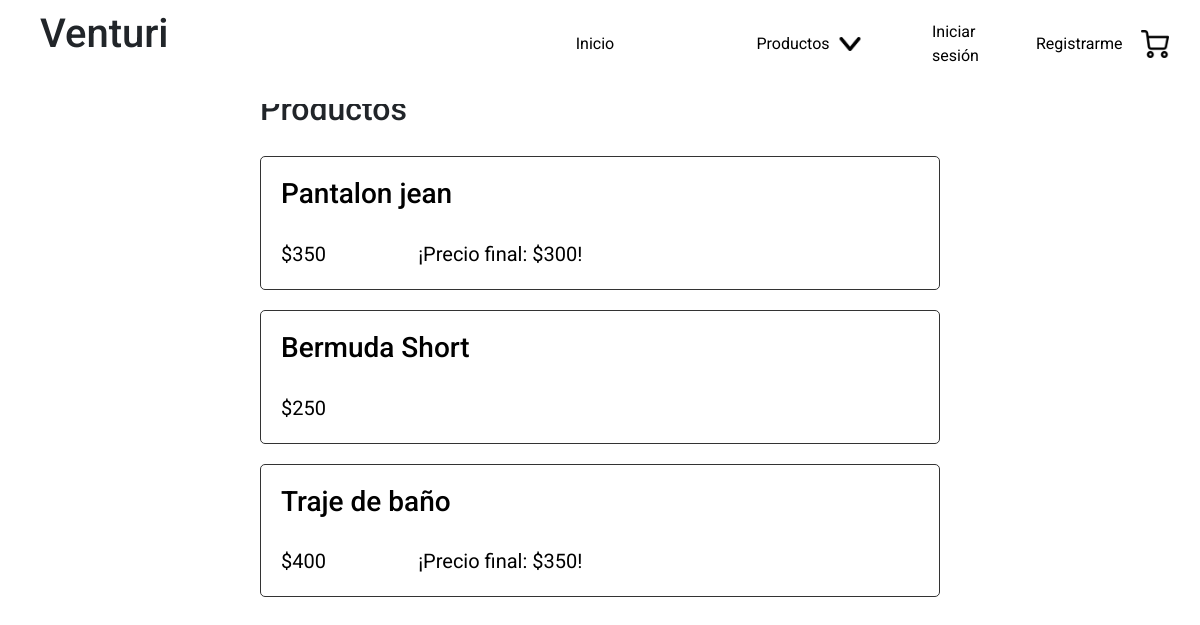
/index.php?section=products, run on an earlier commit of the app's database.
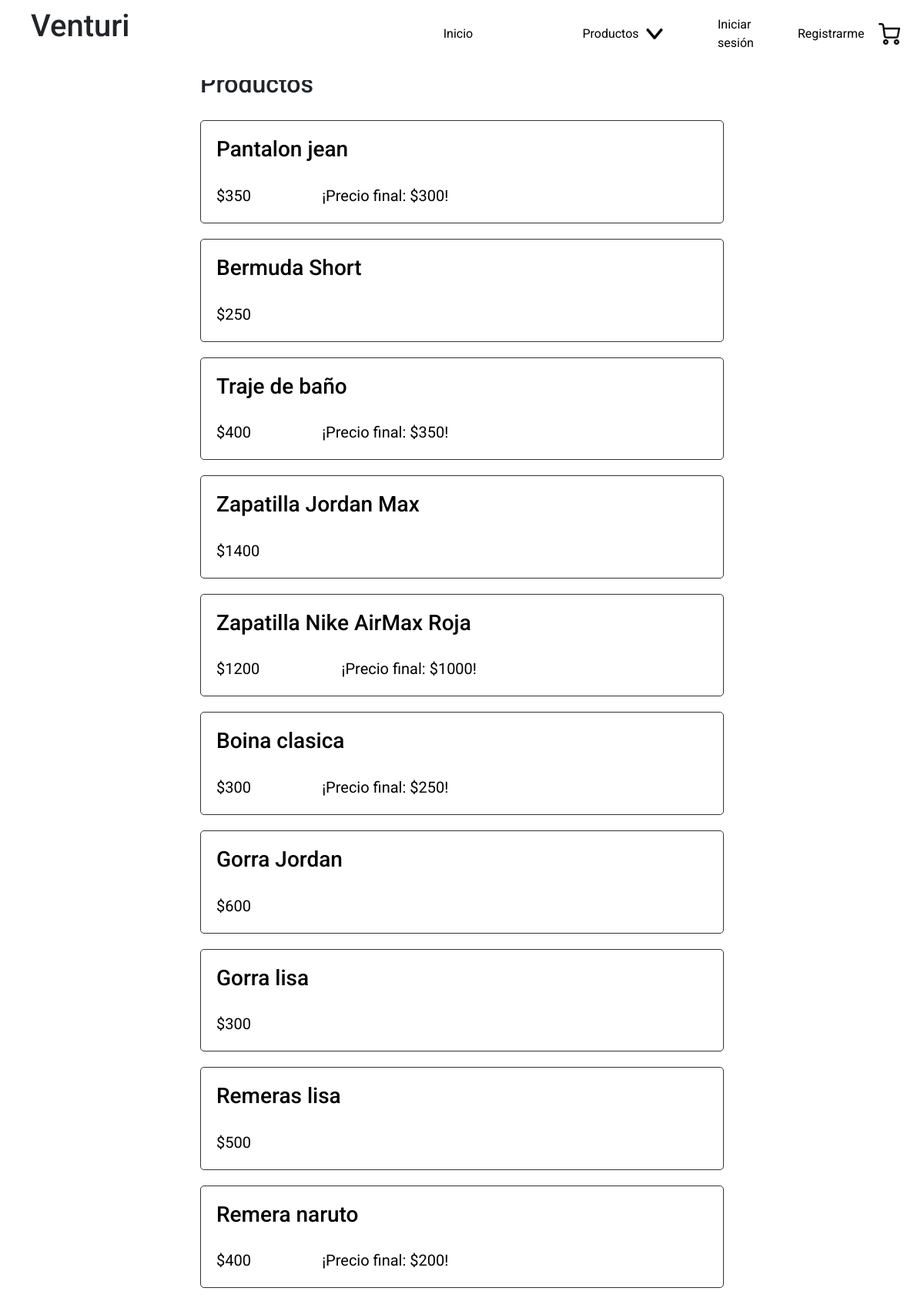
And on a later commit of the database.
### tables this page shows
CREATE TABLE IF NOT EXISTS products (
    id int UNSIGNED NOT NULL AUTO_INCREMENT,
    title varchar(100) NOT NULL,
    description text(1000),
    price int NOT NULL DEFAULT 0,
    discount int DEFAULT NULL,
    stock int NOT NULL DEFAULT 0,
    created_at TIMESTAMP NOT NULL DEFAULT CURRENT_TIMESTAMP,
    updated_at TIMESTAMP NOT NULL DEFAULT CURRENT_TIMESTAMP,
    PRIMARY KEY (id)
);

### back/config/functions/sql.php (called while the page is built, shortened)
<?php
function select($query){
global $cnx;
$matchs = [];
$rta = mysqli_query($cnx, $query);
if(mysqli_num_rows($rta) > 0){
    while($match = mysqli_fetch_assoc($rta)):
        $matchs[] = $match;
    endwhile;
}
return $matchs;
}

### back/config/arrays.php (called while the page is built, shortened)
<?php
$views = ['home', 'register', 'login', 'product', 'products', 'profile', 'purchase', 'purchaseFinished', 'myPurchases'];

### site/views/products.php (the view, shortened to what this page needs)
<?php
    $products = [];
    $category = (empty($_GET['category'])) ? null : $_GET['category'];
    if(is_null($category)){
        $querySelectProducts = <<<SELECTPRODUCTS
        SELECT * FROM products
        SELECTPRODUCTS;
    }
    $rtaSelectProducts = select($querySelectProducts);
    if(count($rtaSelectProducts) > 0){
        $querySelectPhotos = <<<SELECTPHOTOS
        SELECT * FROM products_photos
        SELECTPHOTOS;
        $rtaSelectPhotos = select($querySelectPhotos);
        for ($i=0; $i < count($rtaSelectProducts); $i++) {
            $products[$i]["id"] = $rtaSelectProducts[$i]["id"];
            $products[$i]["title"] = $rtaSelectProducts[$i]["title"];
            $products[$i]["price"] = $rtaSelectProducts[$i]["price"];
            $products[$i]["discount"] = $rtaSelectProducts[$i]["discount"];
            if(count($rtaSelectPhotos) > 0){
                for ($j=0; $j < count($rtaSelectPhotos); $j++) {
                    if($rtaSelectPhotos[$j]["products_id"] == $rtaSelectProducts[$i]["id"]){
                        $products[$i]["images"][$j]["id"] = $rtaSelectPhotos[$j]["id"];
                        $products[$i]["images"][$j]["image"] = $rtaSelectPhotos[$j]["image"];
                        $products[$i]["images"][$j]["products_id"] = $rtaSelectPhotos[$j]["products_id"];
                    }
                }
            }
        }
    }else{
        $products = NULL;
    }
?>
<section id="products">
    <?php if(!is_null($products)): ?>
        <div>
            <h2>Productos<?= (!is_null($category)) ? ' - '.$category : '' ?></h2>
        </div>
        <ul>
            <?php for ($i=0; $i < count($products); $i++): ?>
                <li>
                    <a href="index.php?section=product&id=<?= $products[$i]["id"] ?>">
                        <div>
                            <h3><?= $products[$i]["title"] ?></h3>
                            <div>
                                <p>$<?= $products[$i]["price"] ?></p>
                                <?php if(isset($products[$i]["discount"]) && $products[$i]["discount"] > 0): ?>
                                    <p>¡Precio final: $<?= $products[$i]["discount"] ?>!</p>
                                <?php endif; ?>
                            </div>
                        </div>
                    </a>
                </li>
            <?php endfor; ?>
        </ul>
    <?php else: ?>
        <div>
            <p>Todavia no se subieron productos.</p>
        </div>
    <?php endif; ?>
</section>

### index.php (shortened to what this page needs)
<?php
require("./back/config/config.php");
require("./back/config/arrays.php");
require("./back/config/functions/sql.php");
$section = $_GET["section"] ?? "home";
?>
<!DOCTYPE html>
<html lang="es">
<head>
	<link rel="stylesheet" href="https://maxcdn.bootstrapcdn.com/bootstrap/4.0.0/css/bootstrap.min.css">
	<link rel="stylesheet" href="./site/css/index.css">
	<link rel="stylesheet" href="./site/css/header/header.css">
	<link rel="stylesheet" href="./site/css/header/navMenu.css">
	<link rel="stylesheet" href="./site/css/header/subMenuProducts.css">
	<link rel="stylesheet" href="./site/css/header/subMenuUser.css">
	<link rel="stylesheet" href="./site/css/header/subMenuShoppingCart.css">
	<link rel="stylesheet" href="./site/css/views/register.css">
	<link rel="stylesheet" href="./site/css/views/login.css">
	<link rel="stylesheet" href="./site/css/views/home.css">
	<link rel="stylesheet" href="./site/css/views/product.css">
	<link rel="stylesheet" href="./site/css/views/profile.css">
	<link rel="stylesheet" href="./site/css/views/myPurchases.css">
	<link rel="stylesheet" href="./site/css/views/purchase.css">
	<link rel="stylesheet" href="./site/css/views/purchaseFinished.css">
	<link rel="stylesheet" href="./site/css/views/panel/panel.css">
	<link rel="stylesheet" href="./site/css/views/panel/categories.css">
	<link rel="stylesheet" href="./site/css/views/panel/users.css">
	<link rel="stylesheet" href="./site/css/views/panel/products.css">
	<link rel="stylesheet" href="./site/css/views/panel/productEdit.css">
	<link rel="stylesheet" href="./site/css/views/panel/productCreate.css">
	<link rel="stylesheet" href="./site/css/components/input.css">
	<link rel="stylesheet" href="./site/css/components/editPhotosInput.css">
</head>
<body>
	<?php
		require_once("./site/components/header/header.php");
	?>
	<main>
		<?php
		if (in_array($section, $views) && $section !== 'panel'){
			require_once("./site/views/$section.php");
		}else if($section === 'panel'){
			require_once("./site/views/panel/index.php");
		}else{
			require_once("./site/views/error.php");
		}
		?>
	</main>
</body>
</html>

### site/components/header/header.php (shortened to what this page needs)
<header class="fixed-top">
    <div>
        <h1><?= Site_Name; ?></h1>
    </div>
    <?php require_once("./site/components/header/navMenu.php"); ?>
</header>

### site/components/header/navMenu.php
<nav id="navMenu">
    <ul>
        <li><a href="index.php?section=home">Inicio</a></li>
        <?php
            require_once('./site/components/header/submenus/products.php');
            require_once('./site/components/header/submenus/user.php');
            require_once('./site/components/header/submenus/shoppingCart.php');
        ?>
    </ul>
</nav>

### site/components/header/submenus/products.php (shortened to what this page needs)
<?php
    $categories = [];
    $querySelectCategories = <<<SELECTCATEGORIES
    SELECT * FROM categories;
    SELECTCATEGORIES;
    $rtaSelectCategories = select($querySelectCategories);
    if(count($rtaSelectCategories) > 0){
        $categories = $rtaSelectCategories;
    }
?>
<li id="products-submenu">
    <div>
        <a href="index.php?section=products"><span>Productos</span></a>
        <?php if(count($categories) > 0): ?>
        <button id="DisplayProductSubMenuBtn">Abrir menú</button>
        <?php endif; ?>
    </div>
</li>

### site/components/header/submenus/user.php (shortened to what this page needs)
<li id="user-submenu">
    <?php if(!isset($_SESSION['user']['id'])): ?>
        <div>
            <ul>
                <li><a href="index.php?section=login">Iniciar sesión</a></li>
                <li><a href="index.php?section=register">Registrarme</a></li>
            </ul>
        </div>
    <?php endif; ?>
</li>

### site/components/header/submenus/shoppingCart.php (shortened to what this page needs)
<li id="shoppingCart-submenu">
    <div>
        <button id="DisplayShoppingCartSubMenuBtn"><span>Carrito de compras</span><span id="ShoppingCartSubMenuIconSpan"></span></button>
    </div>
</li>

### site/css/index.css (style rules this page uses)
* { margin: 0; padding: 0; font-family: 'Roboto', sans-serif; box-sizing: border-box; }
body { max-width: 1920px; margin-left: auto; margin-right: auto; }
main { padding-top: 80px; max-width: 900px; margin-left: auto; margin-right: auto; }
p { margin-bottom: 0!important; }

### site/css/header/header.css (style rules this page uses)
header { width: 100%; height: 60px; position: fixed; background-color: white; max-width: 1920px; }
header a { display: block; width: 100%; text-decoration: none; color: black; }
header >div:first-of-type { width: 100%; height: 60px; padding: 10px; display: grid; grid-template-columns: 40px 1fr 40px; }
header >div:first-of-type >h1 { display: flex; align-self: center; justify-self: center; }
@media (min-width: 600px) { header { height: fit-content; display: grid; grid-template-columns: 1fr 1.5fr; padding-left: 30px; padding-right: 30px; } }
@media (min-width: 600px) { header >div { height: fit-content; grid-template-columns: 1fr!important; } }
@media (min-width: 600px) { header >div >h1 { justify-self: flex-start!important; } }

### site/css/header/navMenu.css (style rules this page uses)
#navMenu { width: 100%; height: calc(100vh - 60px); position: absolute; z-index: 2; background-color: rgba(0,0,0, 0.5); transform: translateX(-100%); transition: all 1s; }
#navMenu >ul { width: 80%; height: calc(100vh - 60px); padding: 10px; list-style: none; background-color: white; }
#navMenu >ul >li { width: 100%; display: block; padding: 10px; }
@media (min-width: 600px) { header >nav { height: fit-content!important; position: static!important; transform: translateX(0)!important; background-color: white!important; } }
@media (min-width: 600px) { #navMenu >ul { width: 100%!important; height: fit-content!important; padding: 0!important; display: grid; grid-template-columns: 1fr 1fr 1fr 30px; grid-template-rows: 1fr; float: right; } }
@media (min-width: 600px) { #navMenu >ul >li { width: fit-content!important; display: flex!important; align-self: center; justify-self: center; } }

### site/css/header/subMenuProducts.css (style rules this page uses)
#products-submenu { width: 100%; height: fit-content; list-style: none; }
#products-submenu >div { width: 100%; display: grid; grid-template-columns: 1fr 40px; grid-template-rows: 1fr; }
#products-submenu >div >a { width: 100%; display: grid; grid-template-rows: 1fr; grid-template-columns: 1fr; }
#products-submenu >div >a >span { width: fit-content; height: fit-content; display: flex; align-self: center; justify-self: flex-start; }
#products-submenu >div >button { background-color: transparent; height: 30px; width: 30px; border: 1px solid transparent; background-image: url('../../images/arrow-down.png'); background-repeat: no-repeat; background-position: center; background-size: contain; font-size: 0; }
@media (min-width: 600px) { #products-submenu >div >button { display: flex!important; align-self: center; justify-self: center; } }

### site/css/header/subMenuUser.css (style rules this page uses)
#user-submenu { width: 100%; height: fit-content; list-style: none; }
#user-submenu >div { width: 100%; }
#user-submenu >div >ul { list-style: none; }
#user-submenu >div >ul li { width: 100%; }
#user-submenu >div >ul >li >a { width: 100%; display: block; padding: 10px 0 10px 0; }
#user-submenu >div >ul >li:first-of-type >a { padding-top:0; }
@media (min-width: 600px) { #user-submenu >div >ul { display: grid; grid-template-columns: 1fr 1fr; grid-template-rows: 1fr; grid-gap: 10px; } }
@media (min-width: 600px) { #user-submenu >div >ul >li { display: flex; align-self: center; justify-self: center; } }
@media (min-width: 600px) { #user-submenu >div >ul >li:first-of-type >a { padding-top: 10px; } }

### site/css/header/subMenuShoppingCart.css (style rules this page uses)
#shoppingCart-submenu { width: 100%; height: fit-content; list-style: none; }
#shoppingCart-submenu >div:first-of-type { width: 100%; display: block; height: fit-content; }
#shoppingCart-submenu >div:first-of-type >button { width: 100%; display: grid; grid-template-columns: 1fr 40px; grid-template-rows: 1fr; grid-gap: 20px; height: fit-content; width: 100%; background-color: transparent; border: none; }
#ShoppingCartSubMenuIconSpan { display: flex; align-self: center; justify-self: flex-start; background-color: transparent; height: 30px; width: 30px; border: 1px solid transparent; background-image: url('../../images/shoppingCart-icon.png'); background-repeat: no-repeat; background-position: center; background-size: contain; }
@media (min-width:600px) { #shoppingCart-submenu >div:first-of-type { width: 30px; } }
@media (min-width:600px) { #shoppingCart-submenu >div:first-of-type >button { grid-template-columns: 30px; grid-template-rows: 30px; } }

What changed in the data, as far as the page shows it:
added products: title "Zapatilla Jordan Max", price "1400"
added products: title "Zapatilla Nike AirMax Roja", price "1200", discount "1000"
added products: title "Boina clasica", price "300", discount "250"
added products: title "Gorra Jordan", price "600"
added products: title "Gorra lisa", price "300"
added products: title "Remeras lisa", price "500"
added products: title "Remera naruto", price "400", discount "200"
